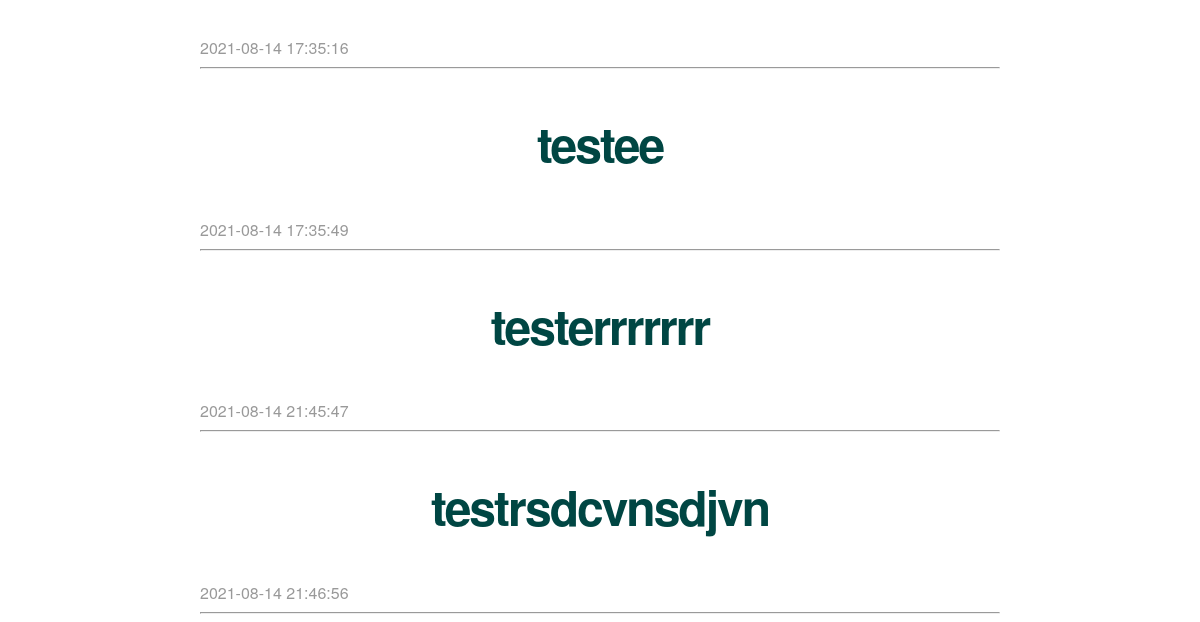
Before: / (lower part) with the older database file.
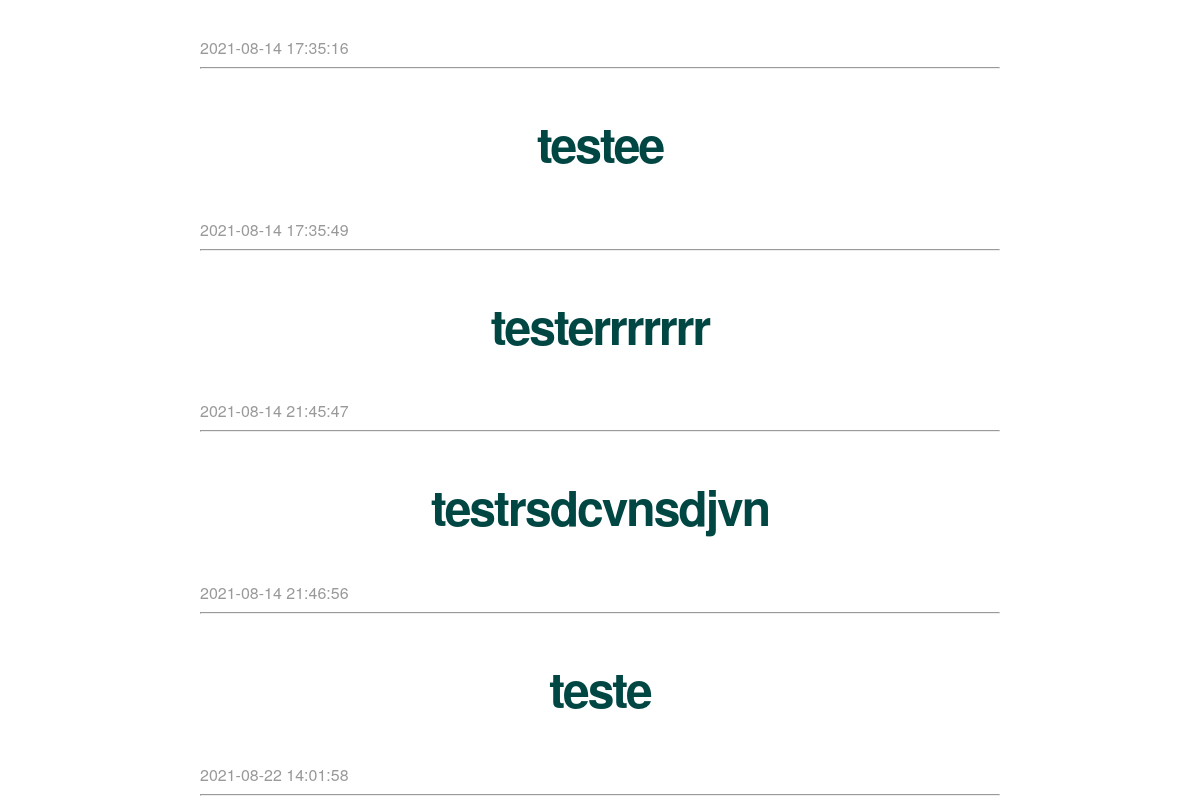
After: the same page with the newer database file.
### tables this page shows
CREATE TABLE posts (
    id INTEGER PRIMARY KEY AUTOINCREMENT,
    created TIMESTAMP NOT NULL DEFAULT CURRENT_TIMESTAMP,
    title TEXT NOT NULL,
    content TEXT NOT NULL
);

### app.py (the view)
@app.route('/')
def index():
    posts = get_posts()
    return render_template('index.html', posts=posts)

### app.py (called while the page is built)
def get_db_connection():
    connection = sqlite3.connect('database.db')
    connection.row_factory = sqlite3.Row
    global db_connection_count
    db_connection_count += 1
    return connection

def get_posts():
    connection = get_db_connection()
    posts = connection.execute('SELECT * FROM posts').fetchall()
    connection.close()
    return posts

### templates/index.html (shortened to what this page needs)
{% extends 'base.html' %}
{% block content %}
    {% for post in posts %}
        <a class="post" href="{{ url_for('post', post_id=post['id']) }}">
            <h2>{{ post['title'] }}</h2>
        </a>
        <span class="timestamp">{{ post['created'] }}</span>
        <hr>
    {% endfor %}
{% endblock %}

Changed rows visible on the page:
added posts: title "teste", created "2021-08-22 14:01:58"
